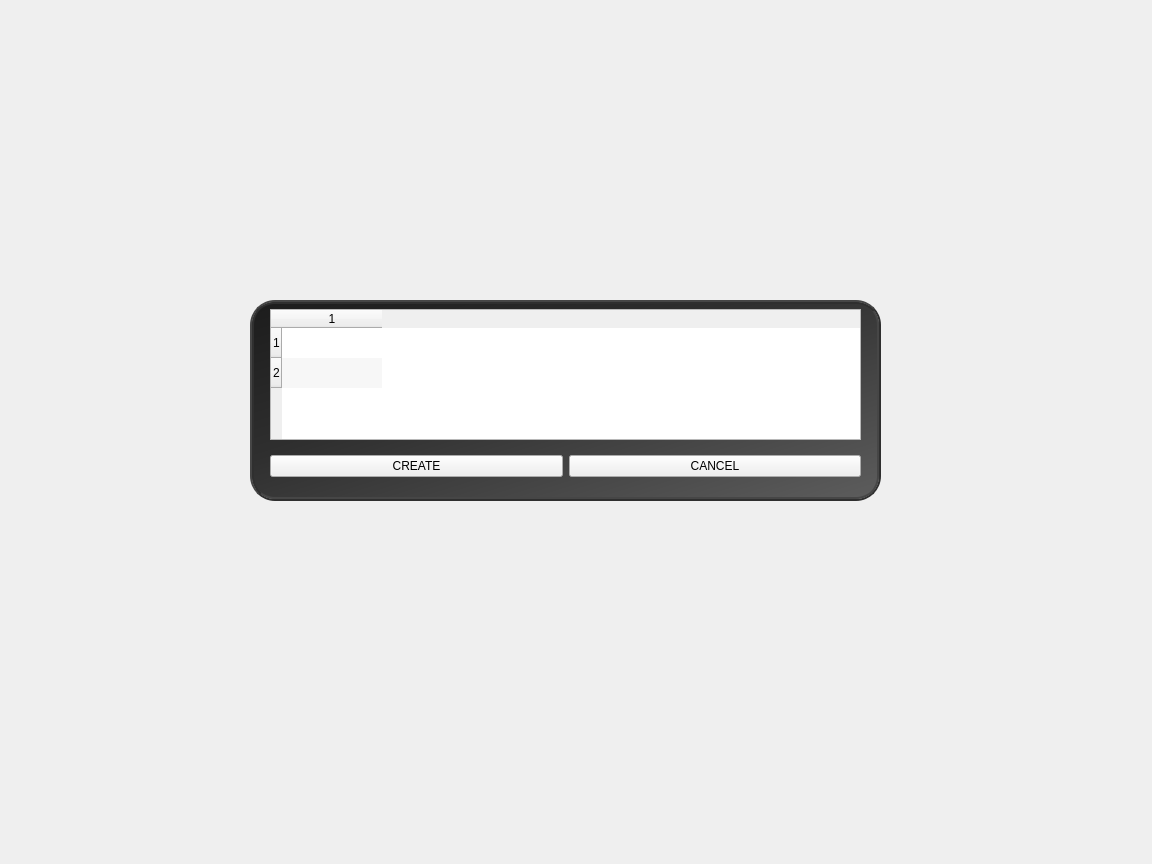
<?xml version="1.0" encoding="UTF-8"?>
<ui version="4.0">
 <class>JoinGame</class>
 <widget class="QWidget" name="JoinGame">
  <property name="geometry">
   <rect>
    <x>0</x>
    <y>0</y>
    <width>1152</width>
    <height>864</height>
   </rect>
  </property>
  <property name="windowTitle">
   <string>Form</string>
  </property>
  <widget class="QWidget" name="verticalLayoutWidget">
   <property name="geometry">
    <rect>
     <x>0</x>
     <y>0</y>
     <width>1131</width>
     <height>841</height>
    </rect>
   </property>
   <layout class="QGridLayout" name="gridLayout_2">
    <property name="leftMargin">
     <number>250</number>
    </property>
    <property name="topMargin">
     <number>300</number>
    </property>
    <property name="rightMargin">
     <number>250</number>
    </property>
    <property name="bottomMargin">
     <number>340</number>
    </property>
    <property name="spacing">
     <number>0</number>
    </property>
    <item row="2" column="0">
     <widget class="QFrame" name="frame">
      <property name="styleSheet">
       <string notr="true">#frame {border:4px ridge #2F2F2F; border-radius:25px; background-image:url(&quot;&quot;); background: qlineargradient(x1:0, y1:0, x2:1, y2:1, stop:0 #1C1C1C, stop: 0.4 #2F2F2F, stop:1 #5D5D5D)}

 QLineEdit{border-radius:5px; border:2px solid white}</string>
      </property>
      <property name="frameShape">
       <enum>QFrame::StyledPanel</enum>
      </property>
      <property name="frameShadow">
       <enum>QFrame::Raised</enum>
      </property>
      <widget class="QLabel" name="errorLabel">
       <property name="geometry">
        <rect>
         <x>0</x>
         <y>130</y>
         <width>511</width>
         <height>31</height>
        </rect>
       </property>
       <property name="palette">
        <palette>
         <active>
          <colorrole role="WindowText">
           <brush brushstyle="SolidPattern">
            <color alpha="255">
             <red>255</red>
             <green>0</green>
             <blue>0</blue>
            </color>
           </brush>
          </colorrole>
          <colorrole role="Button">
           <brush brushstyle="SolidPattern">
            <color alpha="255">
             <red>206</red>
             <green>206</green>
             <blue>206</blue>
            </color>
           </brush>
          </colorrole>
          <colorrole role="Light">
           <brush brushstyle="SolidPattern">
            <color alpha="255">
             <red>255</red>
             <green>113</green>
             <blue>113</blue>
            </color>
           </brush>
          </colorrole>
          <colorrole role="Midlight">
           <brush brushstyle="SolidPattern">
            <color alpha="255">
             <red>249</red>
             <green>57</green>
             <blue>57</blue>
            </color>
           </brush>
          </colorrole>
          <colorrole role="Dark">
           <brush brushstyle="SolidPattern">
            <color alpha="255">
             <red>122</red>
             <green>1</green>
             <blue>1</blue>
            </color>
           </brush>
          </colorrole>
          <colorrole role="Mid">
           <brush brushstyle="SolidPattern">
            <color alpha="255">
             <red>163</red>
             <green>1</green>
             <blue>1</blue>
            </color>
           </brush>
          </colorrole>
          <colorrole role="Text">
           <brush brushstyle="SolidPattern">
            <color alpha="255">
             <red>255</red>
             <green>0</green>
             <blue>0</blue>
            </color>
           </brush>
          </colorrole>
          <colorrole role="BrightText">
           <brush brushstyle="SolidPattern">
            <color alpha="255">
             <red>255</red>
             <green>255</green>
             <blue>255</blue>
            </color>
           </brush>
          </colorrole>
          <colorrole role="ButtonText">
           <brush brushstyle="SolidPattern">
            <color alpha="255">
             <red>255</red>
             <green>0</green>
             <blue>0</blue>
            </color>
           </brush>
          </colorrole>
          <colorrole role="Base">
           <brush brushstyle="SolidPattern">
            <color alpha="255">
             <red>206</red>
             <green>206</green>
             <blue>206</blue>
            </color>
           </brush>
          </colorrole>
          <colorrole role="Window">
           <brush brushstyle="SolidPattern">
            <color alpha="255">
             <red>206</red>
             <green>206</green>
             <blue>206</blue>
            </color>
           </brush>
          </colorrole>
          <colorrole role="Shadow">
           <brush brushstyle="SolidPattern">
            <color alpha="255">
             <red>0</red>
             <green>0</green>
             <blue>0</blue>
            </color>
           </brush>
          </colorrole>
          <colorrole role="AlternateBase">
           <brush brushstyle="SolidPattern">
            <color alpha="255">
             <red>249</red>
             <green>128</green>
             <blue>128</blue>
            </color>
           </brush>
          </colorrole>
          <colorrole role="ToolTipBase">
           <brush brushstyle="SolidPattern">
            <color alpha="255">
             <red>255</red>
             <green>255</green>
             <blue>220</blue>
            </color>
           </brush>
          </colorrole>
          <colorrole role="ToolTipText">
           <brush brushstyle="SolidPattern">
            <color alpha="255">
             <red>0</red>
             <green>0</green>
             <blue>0</blue>
            </color>
           </brush>
          </colorrole>
         </active>
         <inactive>
          <colorrole role="WindowText">
           <brush brushstyle="SolidPattern">
            <color alpha="255">
             <red>255</red>
             <green>0</green>
             <blue>0</blue>
            </color>
           </brush>
          </colorrole>
          <colorrole role="Button">
           <brush brushstyle="SolidPattern">
            <color alpha="255">
             <red>206</red>
             <green>206</green>
             <blue>206</blue>
            </color>
           </brush>
          </colorrole>
          <colorrole role="Light">
           <brush brushstyle="SolidPattern">
            <color alpha="255">
             <red>255</red>
             <green>113</green>
             <blue>113</blue>
            </color>
           </brush>
          </colorrole>
          <colorrole role="Midlight">
           <brush brushstyle="SolidPattern">
            <color alpha="255">
             <red>249</red>
             <green>57</green>
             <blue>57</blue>
            </color>
           </brush>
          </colorrole>
          <colorrole role="Dark">
           <brush brushstyle="SolidPattern">
            <color alpha="255">
             <red>122</red>
             <green>1</green>
             <blue>1</blue>
            </color>
           </brush>
          </colorrole>
          <colorrole role="Mid">
           <brush brushstyle="SolidPattern">
            <color alpha="255">
             <red>163</red>
             <green>1</green>
             <blue>1</blue>
            </color>
           </brush>
          </colorrole>
          <colorrole role="Text">
           <brush brushstyle="SolidPattern">
            <color alpha="255">
             <red>255</red>
             <green>0</green>
             <blue>0</blue>
            </color>
           </brush>
          </colorrole>
          <colorrole role="BrightText">
           <brush brushstyle="SolidPattern">
            <color alpha="255">
             <red>255</red>
             <green>255</green>
             <blue>255</blue>
            </color>
           </brush>
          </colorrole>
          <colorrole role="ButtonText">
           <brush brushstyle="SolidPattern">
            <color alpha="255">
             <red>255</red>
             <green>0</green>
             <blue>0</blue>
            </color>
           </brush>
          </colorrole>
          <colorrole role="Base">
           <brush brushstyle="SolidPattern">
            <color alpha="255">
             <red>206</red>
             <green>206</green>
             <blue>206</blue>
            </color>
           </brush>
          </colorrole>
          <colorrole role="Window">
           <brush brushstyle="SolidPattern">
            <color alpha="255">
             <red>206</red>
             <green>206</green>
             <blue>206</blue>
            </color>
           </brush>
          </colorrole>
          <colorrole role="Shadow">
           <brush brushstyle="SolidPattern">
            <color alpha="255">
             <red>0</red>
             <green>0</green>
             <blue>0</blue>
            </color>
           </brush>
          </colorrole>
          <colorrole role="AlternateBase">
           <brush brushstyle="SolidPattern">
            <color alpha="255">
             <red>249</red>
             <green>128</green>
             <blue>128</blue>
            </color>
           </brush>
          </colorrole>
          <colorrole role="ToolTipBase">
           <brush brushstyle="SolidPattern">
            <color alpha="255">
             <red>255</red>
             <green>255</green>
             <blue>220</blue>
            </color>
           </brush>
          </colorrole>
          <colorrole role="ToolTipText">
           <brush brushstyle="SolidPattern">
            <color alpha="255">
             <red>0</red>
             <green>0</green>
             <blue>0</blue>
            </color>
           </brush>
          </colorrole>
         </inactive>
         <disabled>
          <colorrole role="WindowText">
           <brush brushstyle="SolidPattern">
            <color alpha="255">
             <red>255</red>
             <green>0</green>
             <blue>0</blue>
            </color>
           </brush>
          </colorrole>
          <colorrole role="Button">
           <brush brushstyle="SolidPattern">
            <color alpha="255">
             <red>206</red>
             <green>206</green>
             <blue>206</blue>
            </color>
           </brush>
          </colorrole>
          <colorrole role="Light">
           <brush brushstyle="SolidPattern">
            <color alpha="255">
             <red>255</red>
             <green>113</green>
             <blue>113</blue>
            </color>
           </brush>
          </colorrole>
          <colorrole role="Midlight">
           <brush brushstyle="SolidPattern">
            <color alpha="255">
             <red>249</red>
             <green>57</green>
             <blue>57</blue>
            </color>
           </brush>
          </colorrole>
          <colorrole role="Dark">
           <brush brushstyle="SolidPattern">
            <color alpha="255">
             <red>122</red>
             <green>1</green>
             <blue>1</blue>
            </color>
           </brush>
          </colorrole>
          <colorrole role="Mid">
           <brush brushstyle="SolidPattern">
            <color alpha="255">
             <red>163</red>
             <green>1</green>
             <blue>1</blue>
            </color>
           </brush>
          </colorrole>
          <colorrole role="Text">
           <brush brushstyle="SolidPattern">
            <color alpha="255">
             <red>255</red>
             <green>0</green>
             <blue>0</blue>
            </color>
           </brush>
          </colorrole>
          <colorrole role="BrightText">
           <brush brushstyle="SolidPattern">
            <color alpha="255">
             <red>255</red>
             <green>255</green>
             <blue>255</blue>
            </color>
           </brush>
          </colorrole>
          <colorrole role="ButtonText">
           <brush brushstyle="SolidPattern">
            <color alpha="255">
             <red>255</red>
             <green>0</green>
             <blue>0</blue>
            </color>
           </brush>
          </colorrole>
          <colorrole role="Base">
           <brush brushstyle="SolidPattern">
            <color alpha="255">
             <red>206</red>
             <green>206</green>
             <blue>206</blue>
            </color>
           </brush>
          </colorrole>
          <colorrole role="Window">
           <brush brushstyle="SolidPattern">
            <color alpha="255">
             <red>206</red>
             <green>206</green>
             <blue>206</blue>
            </color>
           </brush>
          </colorrole>
          <colorrole role="Shadow">
           <brush brushstyle="SolidPattern">
            <color alpha="255">
             <red>0</red>
             <green>0</green>
             <blue>0</blue>
            </color>
           </brush>
          </colorrole>
          <colorrole role="AlternateBase">
           <brush brushstyle="SolidPattern">
            <color alpha="255">
             <red>244</red>
             <green>2</green>
             <blue>2</blue>
            </color>
           </brush>
          </colorrole>
          <colorrole role="ToolTipBase">
           <brush brushstyle="SolidPattern">
            <color alpha="255">
             <red>255</red>
             <green>255</green>
             <blue>220</blue>
            </color>
           </brush>
          </colorrole>
          <colorrole role="ToolTipText">
           <brush brushstyle="SolidPattern">
            <color alpha="255">
             <red>0</red>
             <green>0</green>
             <blue>0</blue>
            </color>
           </brush>
          </colorrole>
         </disabled>
        </palette>
       </property>
       <property name="styleSheet">
        <string notr="true">QLabel { color : red;}</string>
       </property>
       <property name="text">
        <string/>
       </property>
      </widget>
      <widget class="QWidget" name="horizontalLayoutWidget">
       <property name="geometry">
        <rect>
         <x>20</x>
         <y>150</y>
         <width>591</width>
         <height>33</height>
        </rect>
       </property>
       <layout class="QHBoxLayout" name="horizontalLayout">
        <item>
         <widget class="QPushButton" name="createButton">
          <property name="text">
           <string>CREATE</string>
          </property>
         </widget>
        </item>
        <item>
         <widget class="QPushButton" name="cancelButton">
          <property name="text">
           <string>CANCEL</string>
          </property>
         </widget>
        </item>
       </layout>
      </widget>
      <widget class="QWidget" name="horizontalLayoutWidget_2">
       <property name="geometry">
        <rect>
         <x>20</x>
         <y>9</y>
         <width>591</width>
         <height>131</height>
        </rect>
       </property>
       <layout class="QHBoxLayout" name="horizontalLayout_2">
        <property name="spacing">
         <number>0</number>
        </property>
        <item>
         <widget class="QTableWidget" name="tableWidget">
          <property name="alternatingRowColors">
           <bool>true</bool>
          </property>
          <property name="selectionBehavior">
           <enum>QAbstractItemView::SelectRows</enum>
          </property>
          <property name="iconSize">
           <size>
            <width>0</width>
            <height>0</height>
           </size>
          </property>
          <property name="showGrid">
           <bool>false</bool>
          </property>
          <property name="gridStyle">
           <enum>Qt::CustomDashLine</enum>
          </property>
          <property name="rowCount">
           <number>2</number>
          </property>
          <property name="columnCount">
           <number>1</number>
          </property>
          <attribute name="horizontalHeaderShowSortIndicator" stdset="0">
           <bool>false</bool>
          </attribute>
          <row/>
          <row/>
          <column/>
         </widget>
        </item>
       </layout>
      </widget>
     </widget>
    </item>
   </layout>
  </widget>
 </widget>
 <resources/>
 <connections/>
</ui>
